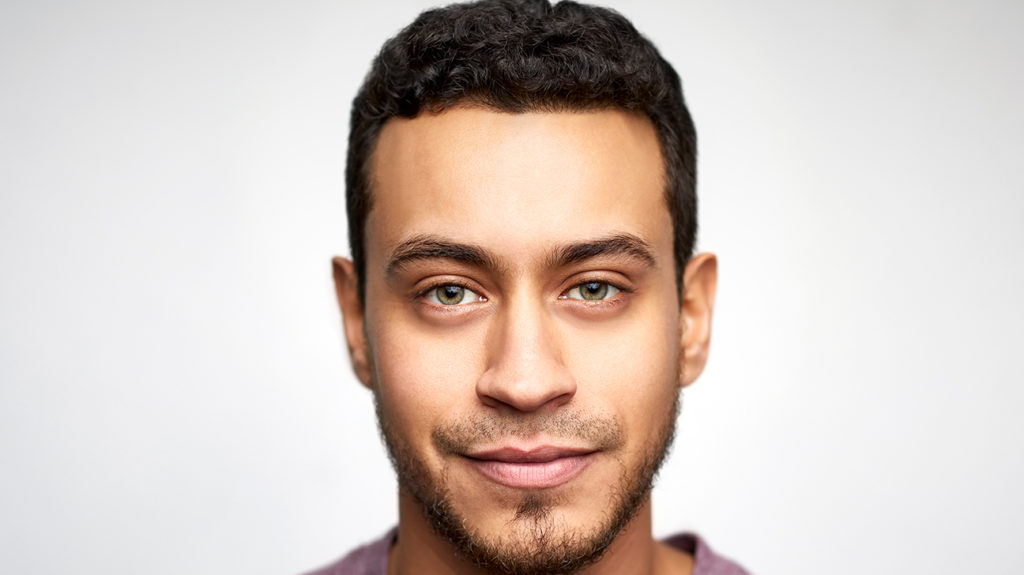
#> input picture Module1/Module1.4 Basic Image Processing/1.4.1 Translation/test.jpg, 1024 x 575 px
$ python translation.py --image test.jpg
#> lines starting #> are read from the running program, lines starting #| are printed output that depends on the picture
import cv2
import argparse
import numpy as np
import imutils
ap= argparse.ArgumentParser()
ap.add_argument("-i","--image",required=True,help="Path of the image")
args =vars(ap.parse_args())

'''
Translation
Translation is the shifting of an image along the x and y axis.
Using translation, we can shift an image up, down, left, or right,
along with any combination of the above.

Our translation matrix M is defined as a floating point array — this is important because OpenCV expects this matrix to be of floating point type. The first row of the matrix is [1, 0, t_{x}], where t_{x} is the number of pixels we will shift the image left or right. Negative values of t_{x} will shift the image to the left and positive values will shift the image to the right.

Then, we define the second row of the matrix as [0, 1, t_{y}], where t_{y} is the number of pixels we will shift the image up or down. Negative values of t_{y} will shift the image up and positive values will shift the image down.


'''
#load the image
image =cv2.imread(args['image'])
#> image is the input picture: shape (575, 1024, 3); mean B, G, R 193.4, 200.1, 212.8
cv2.imshow("Original Image",image)
# NOTE: Translating (shifting) an image is given by a NumPy matrix in
# the form:
#	[[1, 0, shiftX], [0, 1, shiftY]]
# You simply need to specify how many pixels you want to shift the image
# in the X and Y direction -- let's translate the image 25 pixels to the
# right and 50 pixels downpo
M = np.float32([[1,0,25],[0,1,50]])
shifted = cv2.warpAffine(image,M,(image.shape[1],image.shape[0]))
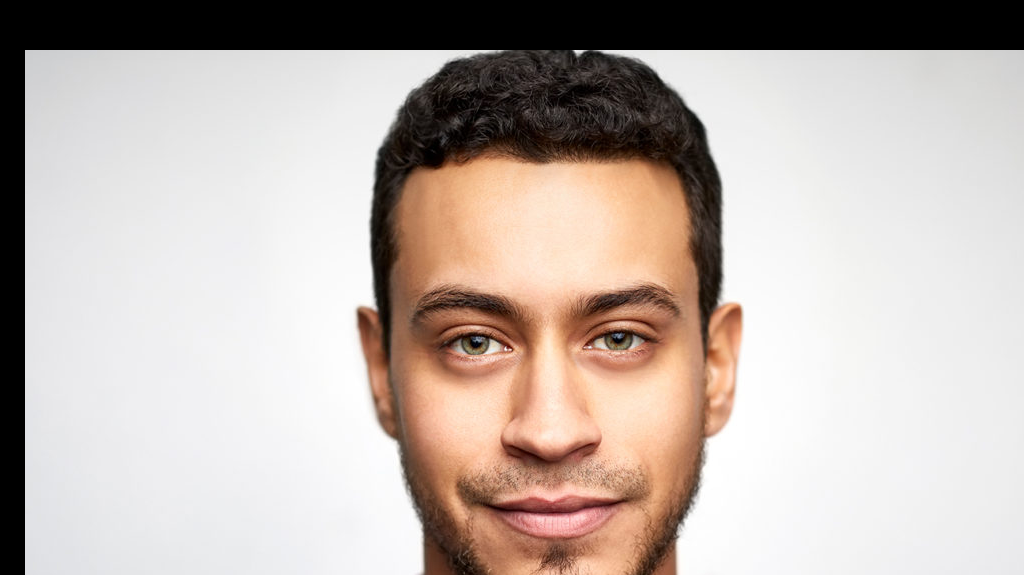
#> shifted: shape (575, 1024, 3); mean B, G, R 172.8, 179.1, 190.5
cv2.imshow("Shifted Down and Right",shifted)

#Now let's shift the image 50 pixels to the left and 90 pixels up
M = np.float32([[1,0,-50],[0,1,-90]])
shifted = cv2.warpAffine(image,M,(image.shape[1],image.shape[0]))
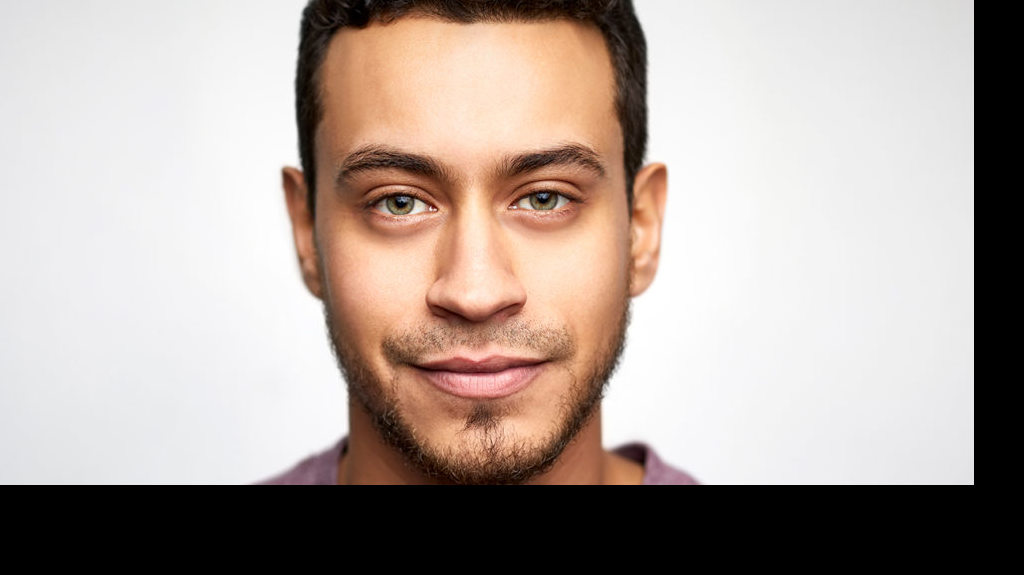
#> shifted: shape (575, 1024, 3); mean B, G, R 156.2, 162.9, 175.4
cv2.imshow("Shifted Up and Left",shifted)


#Shifting the image using imutils package
shifted_imutils = imutils.translate(image,0,100)
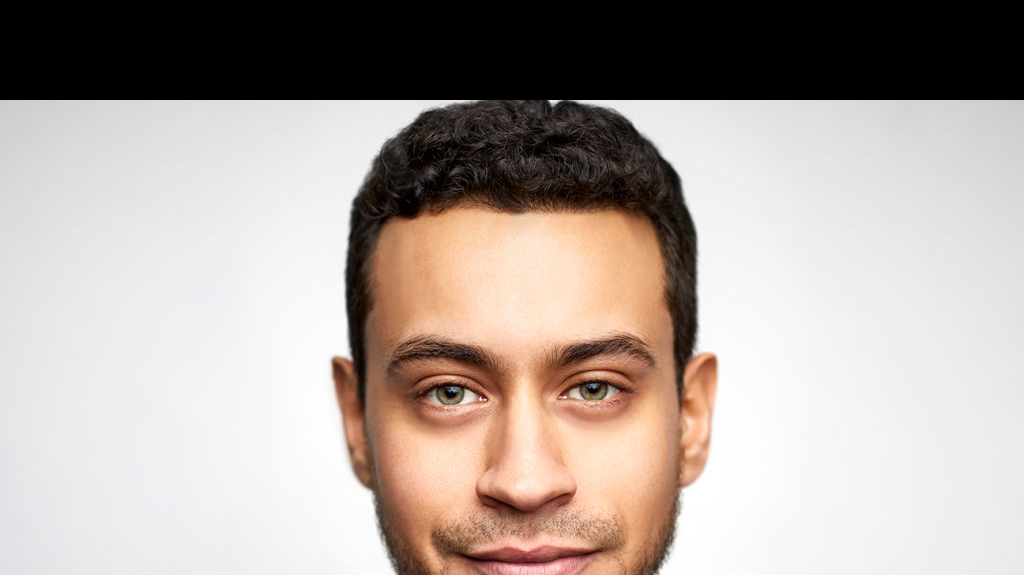
#> shifted_imutils: shape (575, 1024, 3); mean B, G, R 160.3, 166.1, 176.5
cv2.imshow("Shifted Down",shifted_imutils)
cv2.waitKey(0)
cv2.destroyAllWindows()
